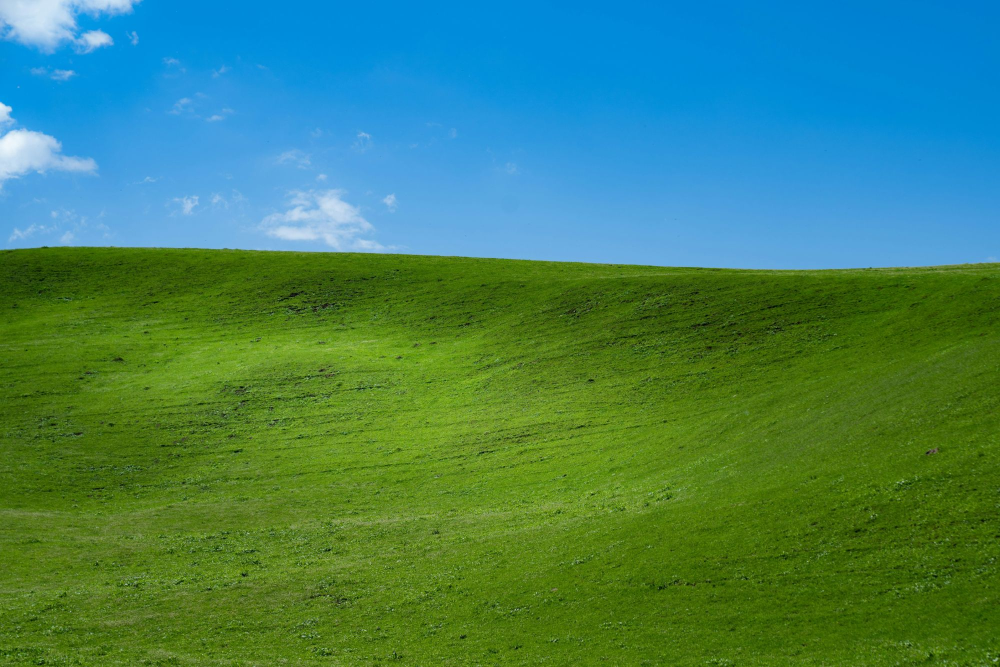
#> input picture assets/hill-base.jpg, 2000 x 1334 px (shown at 1/2 size)
$ python make_wallpaper.py
#> lines starting #> are read from the running program, lines starting #| are printed output that depends on the picture
# Composite cut-out cow photos onto the hill wallpaper (hill-base.jpg, Unsplash photo by Zongnan Bao). Run: python3 make_wallpaper.py
from PIL import Image, ImageFilter, ImageDraw
bliss = Image.open('assets/hill-base.jpg').convert('RGBA')
if bliss.size != (2000,1333): bliss = bliss.resize((2000,1333), Image.LANCZOS)   # keep the cow coordinates below valid
#> bliss: PIL image 2000x1333 RGBA
ORIG = bliss.copy()                                             # untouched field, used to put grass back over the cows' feet
def load(name, trim=None):
    im = Image.open(name).convert('RGBA')
    if trim:                                                     # erase a stray second cow behind the main one
        x0,y0,x1,y1 = [int(v*s) for v,s in zip(trim,(im.width,im.height,im.width,im.height))]
        a = im.getchannel('A'); ImageDraw.Draw(a).rectangle([x0,y0,x1,y1], fill=0); im.putalpha(a)
    return im.crop(im.getchannel('A').getbbox())
def feather_bottom(im, frac=.12, left=.0):
    a = im.getchannel('A'); h = im.height; px = a.load()
    if left:                                                     # fade the photo's hard left crop edge too
        for x in range(int(im.width*left)):
            k = x/(im.width*left)
            for y in range(h): px[x,y] = int(px[x,y]*k)
    for y in range(int(h*(1-frac)), h):
        k = (h-1-y)/(h*frac)
        for x in range(im.width): px[x,y] = int(px[x,y]*k)
    im.putalpha(a); return im
def place(base, cow, height, x, feet_y):
    c = cow.resize((round(cow.width*height/cow.height), height), Image.LANCZOS)
    # soft contact shadow on the grass
    sh = Image.new('RGBA', base.size, (0,0,0,0)); d = ImageDraw.Draw(sh)
    w = c.width; d.ellipse([x-w*.05, feet_y-height*.05, x+w*1.05, feet_y+height*.07], fill=(10,40,0,120))
    base.alpha_composite(sh.filter(ImageFilter.GaussianBlur(height*.03)))
    base.alpha_composite(c, (x, feet_y-height))
    # tall grass in front: fade the untouched field photo back in over the lowest ~22% of the cow
    m = Image.new('L', base.size, 0); md = ImageDraw.Draw(m); top = int(feet_y-height*.22)
    for yy in range(top, feet_y+int(height*.04)):
        md.line([(x-4, yy), (x+w+4, yy)], fill=int(235*min(1,(yy-top)/(feet_y-top+1))**1.4))
    base.paste(ORIG, (0,0), m.filter(ImageFilter.GaussianBlur(2)))
D = feather_bottom(load('assets/cows/cutD.png'), .14, .16); E = feather_bottom(load('assets/cows/cutE.png'), .14, .16)
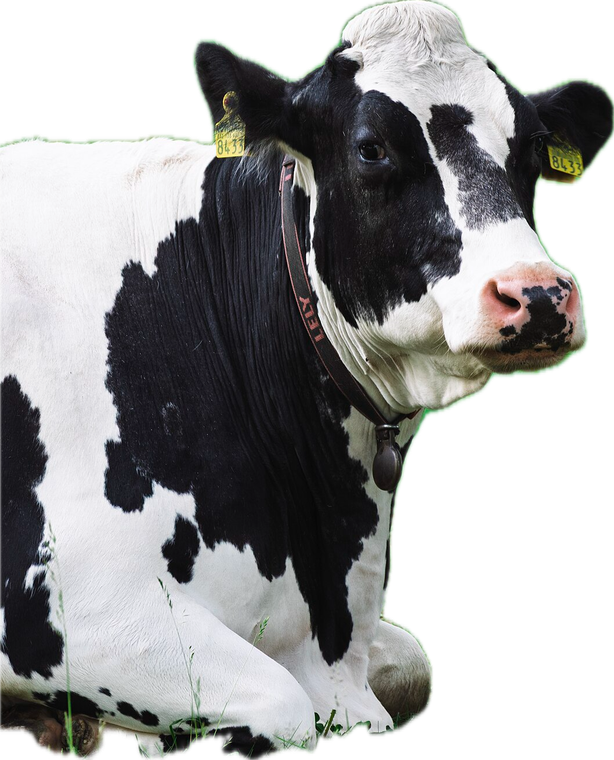
#> input picture assets/cows/cutD.png, 614 x 760 px
#> in load, im is the input picture: PIL image 614x760 RGBA; mean R, G, B, A 81.5, 82.7, 81.7, 174.7
#> call 2 of load, with name = 'assets/cows/cutE.png'
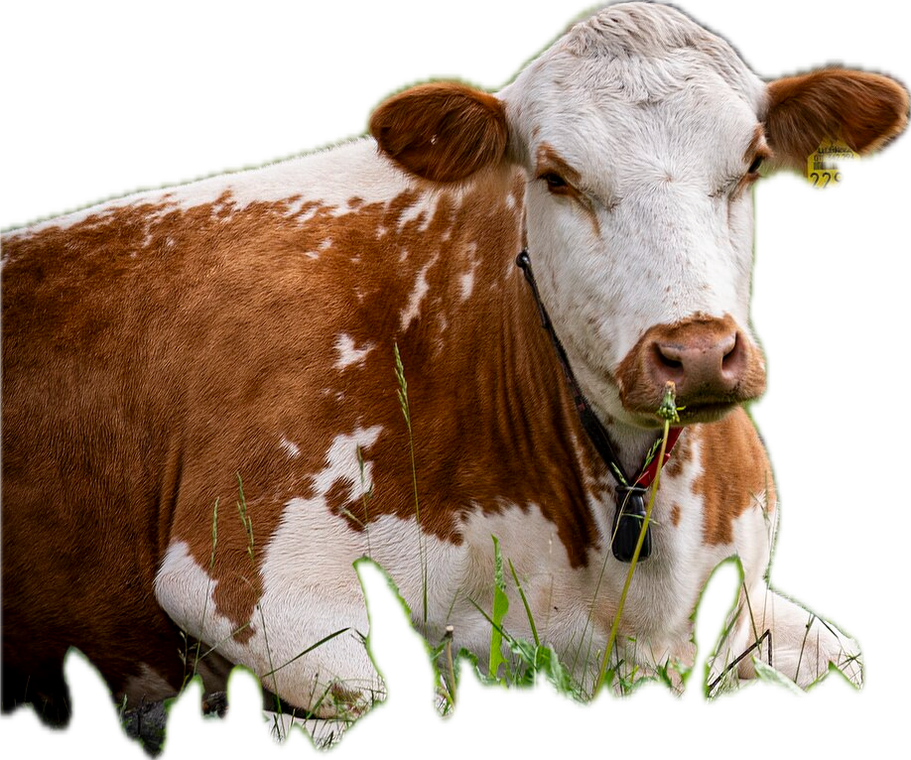
#> input picture assets/cows/cutE.png, 911 x 760 px
#> in load, im is the input picture: PIL image 911x760 RGBA; mean R, G, B, A 90.4, 71.6, 53.7, 169.1
A = load('assets/cows/cutA.png'); B = load('assets/cows/cutB.png', trim=(0,.43,.36,1)); C = load('assets/cows/cutC.png')
#> call 3 of load, with name = 'assets/cows/cutA.png'
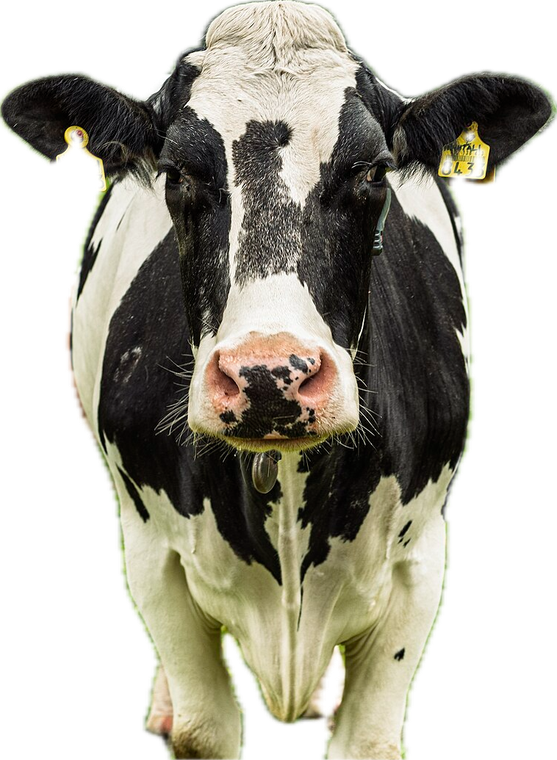
#> input picture assets/cows/cutA.png, 557 x 760 px
#> in load, im is the input picture: PIL image 557x760 RGBA; mean R, G, B, A 73.5, 71.2, 57.5, 149.6
#> call 4 of load, with name = 'assets/cows/cutB.png', trim = (0, 0.43, 0.36, 1)
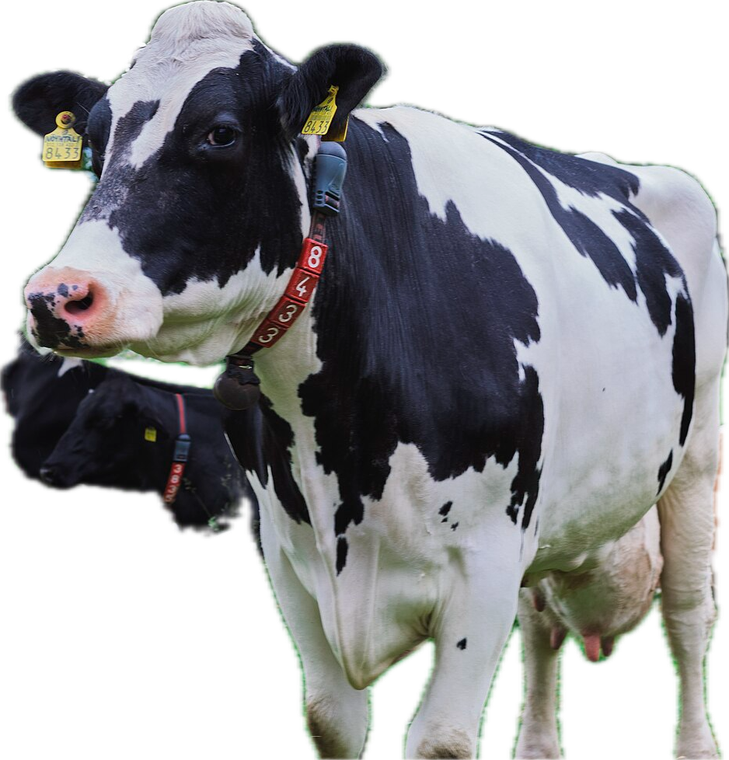
#> input picture assets/cows/cutB.png, 729 x 760 px
#> in load, im is the input picture: PIL image 729x760 RGBA; mean R, G, B, A 72.6, 74.4, 75.3, 168.6
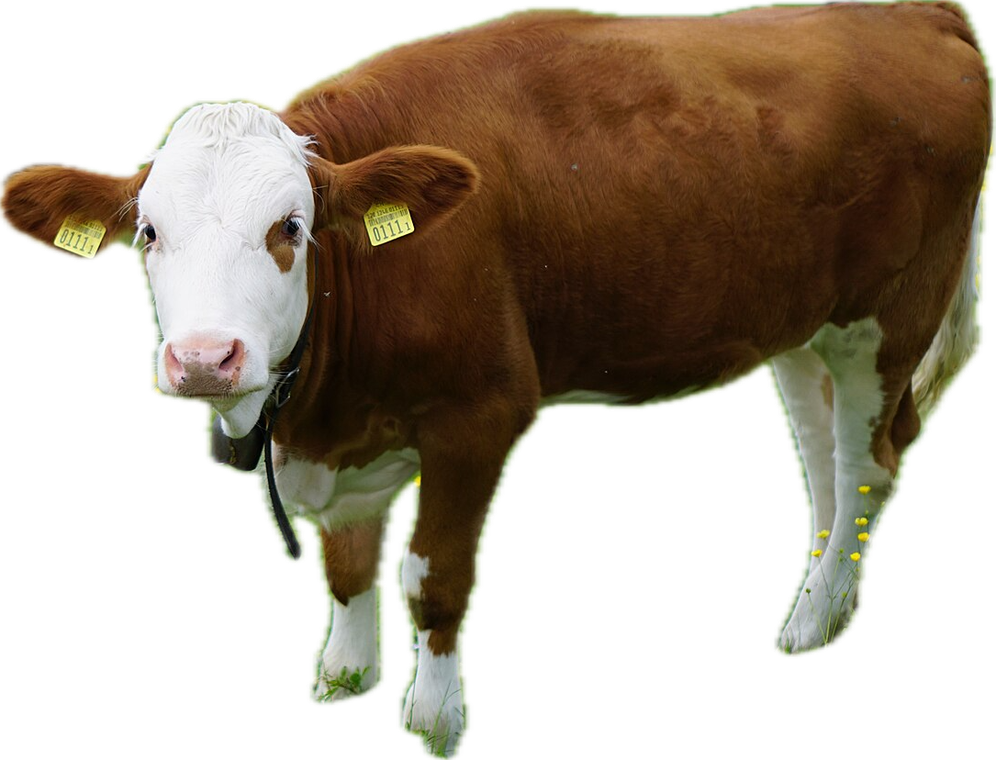
#> input picture assets/cows/cutC.png, 996 x 760 px
#> in load, im is the input picture: PIL image 996x760 RGBA; mean R, G, B, A 55.8, 45.6, 29.3, 130.4
cw = C.resize((round(C.width*96/C.height), 96), Image.LANCZOS)   # 96px tall = 2x for a 48px display size
cw.save('assets/cow-inline.png', optimize=True)
out = bliss.copy()
# far to near so nearer cows overlap farther ones; positions are in 2000x1333 image pixels
place(out, B, 120, 200, 865)     # small, far, left of the About window
#> in place, `sh = Image.new('RGBA', base.size, (0, 0, 0, 0))`: sh: PIL image 2000x1333 RGBA; every value is 0
#> in place, `m = Image.new('L', base.size, 0)`: m: PIL image 2000x1333 L; every value is 0
#> in place, `base.paste(ORIG, (0,0), m.filter(ImageFilter.GaussianBlur(2)))`:
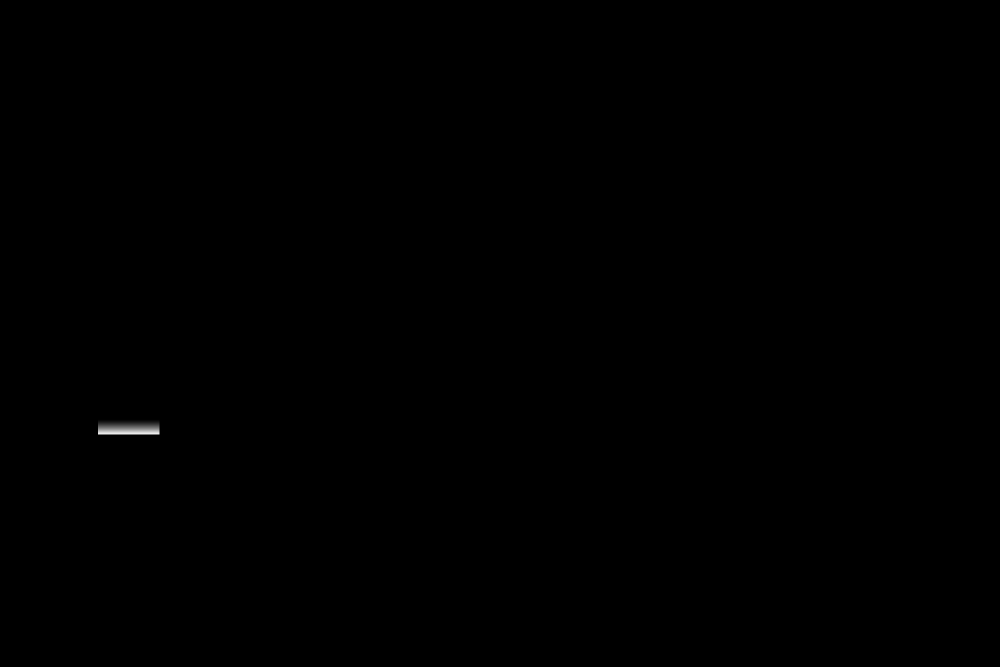
#> m: PIL image 2000x1333 L (shown at 1/2 size); min 0, max 235, mean 0.2
# (the standing brown/white cow C now lives inside the Dashboard window, next to the 'Personal project' pill)
place(out, E, 92, 840, 1050)     # resting brown/white cow, further up the slope, above the standing one
place(out, D, 104, 1872, 1015)   # resting black/white cow, in the grass to the right of the Dashboard window
place(out, A, 340, 30, 1262)     # big front-on cow, bottom-left, nearest
#> call 4 of place, with height = 340, x = 30, feet_y = 1262
#> in place (call 4), `base.alpha_composite(c, (x, feet_y-height))`:
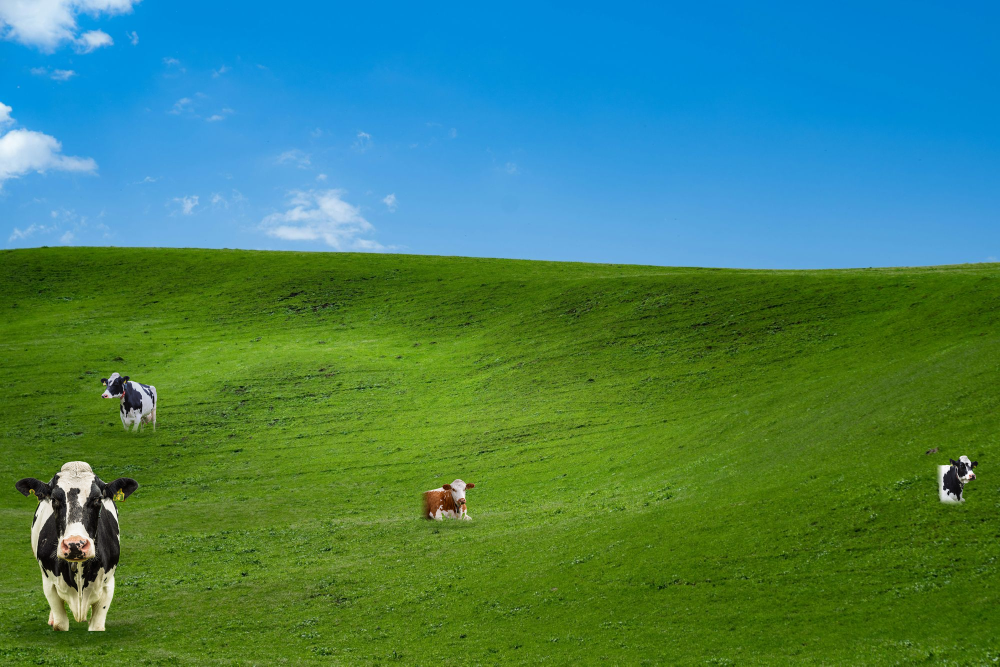
#> base: PIL image 2000x1333 RGBA (shown at 1/2 size); mean R, G, B, A 67.5, 129.6, 99.6, 255
out.convert('RGB').resize((1600,1067), Image.LANCZOS).save('assets/hill-cows.jpg', quality=52, optimize=True)
print(out.size)
#| (2000, 1333)
